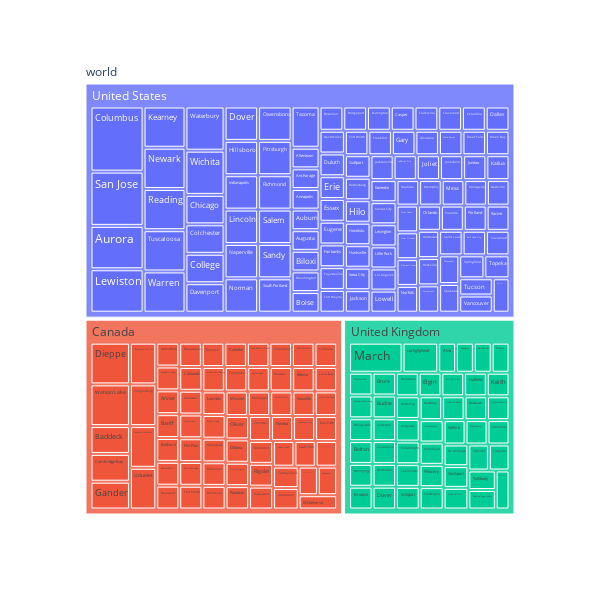

Write notebook code for a chart like this one.
### Markdown cell above
Voy a analizar Country y City de la tabla usuarios.
Para ello escojo un TreeMap. Voy a instalar la lireria plotly.express que me permite que el gráfico sea interactivo.

### Code cell
import plotly.express as px

df_treemap = df_users_total.groupby(["country", "city"]).size().reset_index(name="count")

# Crear el treemap
fig = px.treemap(df_treemap, path=[px.Constant("world"), 'country', 'city'], values='count', width=600, height=600)

# Mostrar el treemap
fig.show()

### Figure 1 — Plotly figure (JSON) as saved in the notebook; plotly's stock layout.template omitted (floating-point values rounded to 4 significant figures; data arrays with more than 128 entries replaced by an {"elided": "..."} marker saying what was removed)
{"data": [{"branchvalues": "total", "domain": {"x": [0, 1], "y": [0, 1]}, "hovertemplate": "labels=%{label}<br>count=%{value}<br>parent=%{parent}<br>id=%{id}<extra></extra>", "ids": {"elided": "219 str values"}, "labels": {"elided": "219 str values"}, "name": "", "parents": {"elided": "219 str values"}, "type": "treemap", "values": {"elided": "219 int values"}}], "layout": {"height": 600, "legend": {"tracegroupgap": 0}, "margin": {"t": 60}, "width": 600}}
